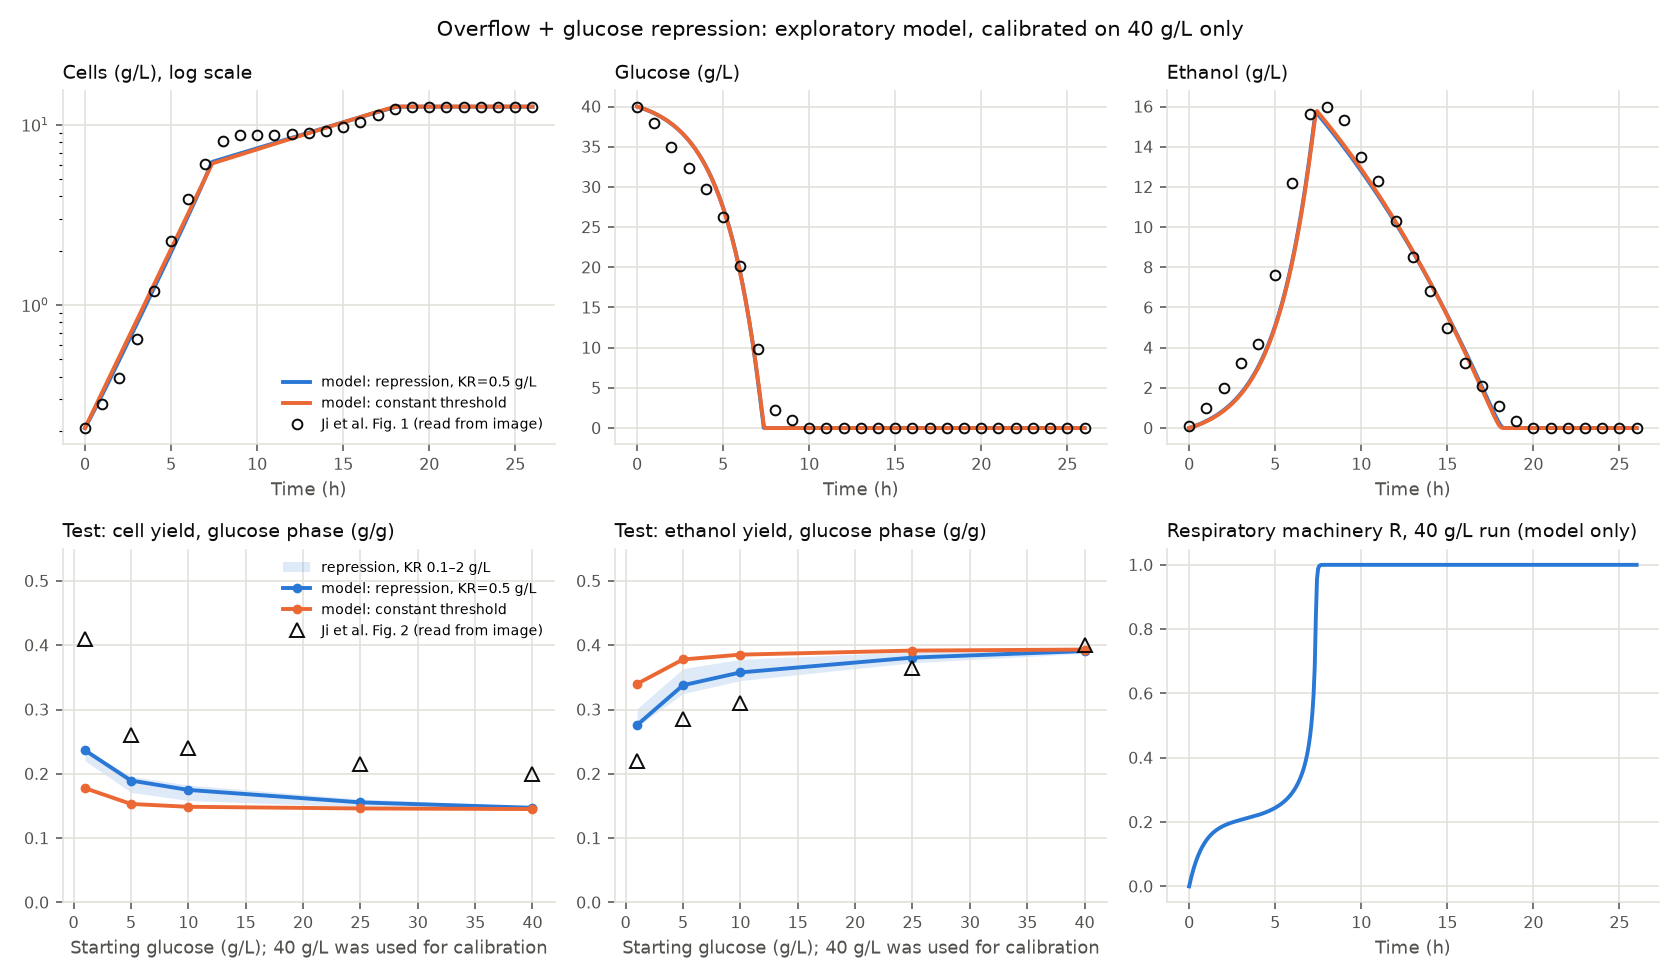

Source code (Python):
# /// script
# requires-python = ">=3.11"
# dependencies = ["numpy", "scipy", "matplotlib"]
# ///
"""EXPLORATORY: batch yeast with overflow to ethanol and glucose repression.

Step 5 of the first goal (see docs/LEARNING.md). This is a learning model, not the engine.

What it represents, per gram of cells:
- Sugar uptake slows when sugar is scarce (qs = QS_MAX * S / (KS + S)).
- Uptake up to a threshold is respired, at a high yield. Uptake above the threshold
  overflows to ethanol, at a low yield. The model does not claim WHY the threshold
  exists; see docs/SOURCES.md for the competing explanations.
- Respiratory machinery R (0 = fully repressed, 1 = fully derepressed) sets the threshold.
  R recovers when sugar is low and is repressed when sugar is high. Ethanol can only be
  used as far as the machinery is back (R), and not while glucose is high.
- The cells start repressed (R0 = 0), because Ji et al. precultured them on 20 g/L glucose.

Deliberate simplifications: perfect mixing, enough oxygen and other nutrients, one
average cell, no lag, no death, no ethanol evaporation, no carry-over from the preculture.

Evidence split (agreed with Jakob): calibrate ONLY on Ji et al. Figure 1 (40 g/L), then
predict the glucose-phase yields at 1, 5, 10 and 25 g/L and compare with Figure 2.

Run with:  uv run explorations/002_overflow_repression.py
"""

import csv
from dataclasses import dataclass, replace
from pathlib import Path

import matplotlib.pyplot as plt
import numpy as np
from scipy.integrate import solve_ivp
from scipy.optimize import least_squares

HERE = Path(__file__).parent

# --- Fixed parameters: literature (other strains) or derived. See docs/SOURCES.md. ---
Y_OX = 0.50  # g cells / g glucose respired (Postma 1989, CBS 8066 chemostat)
Y_RED = 0.10  # g cells / g glucose fermented (Verduyn 1990, anaerobic chemostat)
Y_ETOH = 0.45  # g ethanol / g glucose fermented. Derived: 0.51 stoichiometric maximum, minus
#               the carbon that goes into 0.10 g of cells (assumed composition CH1.8O0.5N0.2).
KS = 0.1  # g/L, sugar level at which uptake is half its maximum (Verduyn 1990, ~0.55 mM)
KE = 0.1  # g/L, the same for ethanol. ASSUMPTION: order of magnitude, borrowed from KS.
QCRIT_MAX = 0.8  # g glucose / g cells / h, threshold when derepressed (inferred from Postma 1989)
K_REP = 1.0  # 1/h, repression rate. NOT SOURCED and not calibrated. It is not irrelevant:
#             together with k_rec it sets how much machinery survives while glucose is high.
#             Only the balance between the two is visible in one run.
R0 = 0.0  # starting machinery: fully repressed (Ji et al. preculture)

# Starting glucose level at which repression is half-active. NOT SOURCED: shown as a range.
KR_VALUES = (0.1, 0.5, 2.0)

# Ji et al. Figure 2, read from the image. RESERVED AS THE TEST: never used for fitting.
FIG2 = {1: (0.41, 0.22), 5: (0.26, 0.285), 10: (0.24, 0.31), 25: (0.215, 0.365), 40: (0.20, 0.40)}


@dataclass(frozen=True)
class Params:
    qs_max: float  # g glucose / g cells / h
    qcrit_min: float  # g glucose / g cells / h, threshold when fully repressed
    k_rec: float  # 1/h, recovery rate of the machinery
    qe_max: float  # g ethanol / g cells / h
    y_xe: float  # g cells / g ethanol
    kr: float  # g/L, see KR_VALUES
    repression: bool = True  # False: constant threshold, machinery always available


def rates(p: Params, x: float, s: float, e: float, r: float) -> tuple[float, float, float, float]:
    s, e = max(s, 0.0), max(e, 0.0)
    g = s / (s + p.kr)  # how strongly glucose is signalling "repress" (0..1)
    avail = r if p.repression else 1.0
    qs = p.qs_max * s / (KS + s)
    qcrit = p.qcrit_min + avail * (QCRIT_MAX - p.qcrit_min) if p.repression else p.qcrit_min
    q_resp = min(qs, qcrit)  # respired part of the uptake
    q_over = qs - q_resp  # overflow part, fermented to ethanol
    qe = p.qe_max * e / (KE + e) * avail * (1 - g)  # ethanol use needs machinery and low glucose
    mu = Y_OX * q_resp + Y_RED * q_over + p.y_xe * qe
    dx = mu * x
    ds = -qs * x
    de = (Y_ETOH * q_over - qe) * x
    dr = (p.k_rec * (1 - r) * (1 - g) - K_REP * r * g) if p.repression else 0.0
    return dx, ds, de, dr


def simulate(p: Params, s0: float, x0: float, t_end: float, t_eval=None):
    sol = solve_ivp(
        lambda t, y: rates(p, *y), (0, t_end), [x0, s0, 0.0, R0],
        t_eval=t_eval, max_step=0.05, rtol=1e-7, atol=1e-9,
    )
    return sol.t, sol.y


def glucose_phase_yields(p: Params, s0: float, x0: float) -> tuple[float, float]:
    """Ji's definition: cells and ethanol formed per gram of glucose, up to glucose exhaustion."""
    t, (x, s, e, _) = simulate(p, s0, x0, t_end=40.0)
    i = int(np.argmax(s < 0.01 * s0))  # first time 99 % of the glucose is gone
    return (x[i] - x0) / s0, e[i] / s0


def load_fig1() -> dict[str, np.ndarray]:
    lines = [l for l in open(HERE / "data" / "ji2016_fig1_40gL.csv") if not l.startswith("#")]
    rows = list(csv.DictReader(lines))
    return {k: np.array([float(r[k]) for r in rows]) for k in rows[0]}


def calibrate(data: dict[str, np.ndarray], kr: float, repression: bool) -> Params:
    t = data["t_h"]

    def residuals(v):
        p = Params(*v, kr=kr, repression=repression)
        _, (x, s, e, _) = simulate(p, 40.0, data["cells_g_per_L"][0], t[-1], t_eval=t)
        if len(x) != len(t):
            return np.full(3 * len(t), 10.0)
        return np.concatenate([
            np.log(x) - np.log(data["cells_g_per_L"]),  # relative error on cells
            (s - data["glucose_g_per_L"]) / 10.0,  # ~0.2 g/L reading error scaled like the cells
            (e - data["ethanol_g_per_L"]) / 10.0,
        ])

    #         qs_max qcrit_min k_rec qe_max y_xe
    start = [2.0, 0.2, 1.0, 0.3, 0.4]
    lower = [0.2, 0.0, 0.01, 0.01, 0.05]
    upper = [10.0, QCRIT_MAX, 20.0, 3.0, 0.8]
    fit = least_squares(residuals, start, bounds=(lower, upper))
    return Params(*fit.x, kr=kr, repression=repression)


def main() -> None:
    data = load_fig1()
    x0 = data["cells_g_per_L"][0]  # same 5 % inoculum in every run
    models = {f"repression, KR={kr} g/L": calibrate(data, kr, True) for kr in KR_VALUES}
    models["constant threshold"] = calibrate(data, KR_VALUES[1], False)

    print("Calibrated on 40 g/L only:")
    for name, p in models.items():
        print(f"  {name:24s} qs_max={p.qs_max:.2f} qcrit_min={p.qcrit_min:.2f} "
              f"k_rec={p.k_rec:.2f} qe_max={p.qe_max:.2f} y_xe={p.y_xe:.2f}")

    print("\nTest: glucose-phase cell yield (g/g), model vs Ji Fig. 2")
    levels = sorted(FIG2)
    print("  S0      Ji  " + "  ".join(f"{n[:22]:>22s}" for n in models))
    table = {n: [glucose_phase_yields(p, s0, x0) for s0 in levels] for n, p in models.items()}
    for i, s0 in enumerate(levels):
        tag = "(calib.)" if s0 == 40 else ""
        print(f"  {s0:>3} {FIG2[s0][0]:6.2f}  " + "  ".join(f"{table[n][i][0]:22.2f}" for n in models) + f"  {tag}")
    print("\nTest: glucose-phase ethanol yield (g/g)")
    for i, s0 in enumerate(levels):
        print(f"  {s0:>3} {FIG2[s0][1]:6.2f}  " + "  ".join(f"{table[n][i][1]:22.2f}" for n in models))

    plot(data, models, table, levels)


def plot(data, models, table, levels) -> None:
    ink, muted, grid = "#0b0b0b", "#52514e", "#e1e0d9"
    main_name = "repression, KR=0.5 g/L"
    colors = {main_name: "#2a78d6", "constant threshold": "#eb6834"}

    def style(ax, title):
        ax.set_title(title, loc="left", color=ink, fontsize=10)
        ax.grid(True, color=grid, linewidth=0.8)
        ax.tick_params(colors=muted, labelsize=8)
        for side in ("top", "right"):
            ax.spines[side].set_visible(False)
        for side in ("left", "bottom"):
            ax.spines[side].set_color(grid)

    fig, axes = plt.subplots(2, 3, figsize=(12, 7))
    t = np.linspace(0, 26, 400)
    for ax, key, title, log in (
        (axes[0, 0], "cells_g_per_L", "Cells (g/L), log scale", True),
        (axes[0, 1], "glucose_g_per_L", "Glucose (g/L)", False),
        (axes[0, 2], "ethanol_g_per_L", "Ethanol (g/L)", False),
    ):
        idx = {"cells_g_per_L": 0, "glucose_g_per_L": 1, "ethanol_g_per_L": 2}[key]
        for name, color in colors.items():
            _, y = simulate(models[name], 40.0, data["cells_g_per_L"][0], 26, t_eval=t)
            ax.plot(t, y[idx], color=color, linewidth=2, label=f"model: {name}")
        ax.plot(data["t_h"], data[key], "o", mfc="none", mec=ink, ms=5, label="Ji et al. Fig. 1 (read from image)")
        if log:
            ax.set_yscale("log")
        style(ax, title)
        ax.set_xlabel("Time (h)", color=muted, fontsize=9)
    axes[0, 0].legend(fontsize=7, frameon=False, loc="lower right")

    for ax, j, title in ((axes[1, 0], 0, "Test: cell yield, glucose phase (g/g)"),
                         (axes[1, 1], 1, "Test: ethanol yield, glucose phase (g/g)")):
        kr_names = [n for n in models if n.startswith("repression")]
        lo = [min(table[n][i][j] for n in kr_names) for i in range(len(levels))]
        hi = [max(table[n][i][j] for n in kr_names) for i in range(len(levels))]
        ax.fill_between(levels, lo, hi, color="#2a78d6", alpha=0.15, linewidth=0,
                        label="repression, KR 0.1–2 g/L")
        for name, color in colors.items():
            ax.plot(levels, [v[j] for v in table[name]], color=color, linewidth=2, marker="o", ms=4,
                    label=f"model: {name}")
        ax.plot(levels, [FIG2[s][j] for s in levels], "^", mfc="none", mec=ink, ms=7,
                label="Ji et al. Fig. 2 (read from image)")
        ax.set_ylim(0, 0.55)
        style(ax, title)
        ax.set_xlabel("Starting glucose (g/L); 40 g/L was used for calibration", color=muted, fontsize=9)
    axes[1, 0].legend(fontsize=7, frameon=False, loc="upper right")

    _, y = simulate(models[main_name], 40.0, data["cells_g_per_L"][0], 26, t_eval=t)
    axes[1, 2].plot(t, y[3], color="#2a78d6", linewidth=2)
    axes[1, 2].set_ylim(-0.05, 1.05)
    style(axes[1, 2], "Respiratory machinery R, 40 g/L run (model only)")
    axes[1, 2].set_xlabel("Time (h)", color=muted, fontsize=9)

    fig.suptitle("Overflow + glucose repression: exploratory model, calibrated on 40 g/L only",
                 color=ink, fontsize=11)
    fig.tight_layout()
    fig.savefig(HERE / "002_overflow_repression.png", dpi=140)


if __name__ == "__main__":
    main()
